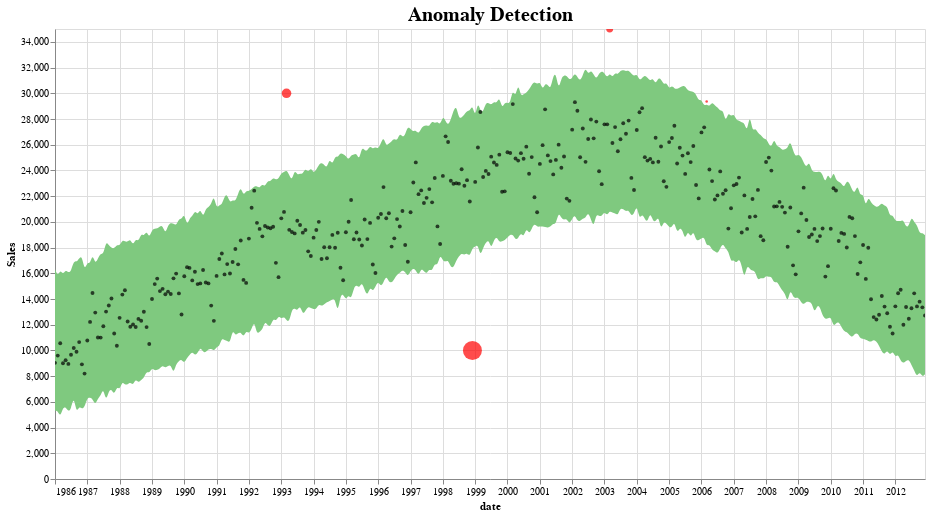

Notebook source saved alongside this figure:
### Code cell
import altair as alt
def plot_anomalies(forecasted):
    interval = alt.Chart(forecasted).mark_area(interpolate="basis", color = '#7FC97F').encode(
    x=alt.X('ds:T',  title ='date'),
    y='yhat_upper',
    y2='yhat_lower',
    tooltip=['ds', 'fact', 'yhat_lower', 'yhat_upper']
    ).interactive().properties(
        title='Anomaly Detection'
    )

    fact = alt.Chart(forecasted[forecasted.anomaly==0]).mark_circle(size=15, opacity=0.7, color = 'Black').encode(
        x='ds:T',
        y=alt.Y('fact', title='Sales'),    
        tooltip=['ds', 'fact', 'yhat_lower', 'yhat_upper']
    ).interactive()

    anomalies = alt.Chart(forecasted[forecasted.anomaly!=0]).mark_circle(size=30, color = 'Red').encode(
        x='ds:T',
        y=alt.Y('fact', title='Sales'),    
        tooltip=['ds', 'fact', 'yhat_lower', 'yhat_upper'],
        size = alt.Size( 'importance', legend=None)
    ).interactive()

    return alt.layer(interval, fact, anomalies)\
              .properties(width=870, height=450)\
              .configure_title(fontSize=20)
              
plot_anomalies(pred)

### Figure 1 — Vega-Lite specification as saved in the notebook (floating-point values rounded to 4 significant figures; data arrays with more than 128 entries replaced by an {"elided": "..."} marker saying what was removed)
{"config": {"view": {"continuousWidth": 400, "continuousHeight": 300}, "title": {"fontSize": 20}}, "layer": [{"data": {"name": "data-bed82b5e7fbfce255458c00754e1d9e5"}, "mark": {"type": "area", "color": "#7FC97F", "interpolate": "basis"}, "encoding": {"tooltip": [{"type": "temporal", "field": "ds"}, {"type": "quantitative", "field": "fact"}, {"type": "quantitative", "field": "yhat_lower"}, {"type": "quantitative", "field": "yhat_upper"}], "x": {"type": "temporal", "field": "ds", "title": "date"}, "y": {"type": "quantitative", "field": "yhat_upper"}, "y2": {"field": "yhat_lower"}}, "selection": {"selector001": {"type": "interval", "bind": "scales", "encodings": ["x", "y"]}}, "title": "Anomaly Detection"}, {"data": {"name": "data-3ea3d14ae900cd8970b996e82861d227"}, "mark": {"type": "circle", "color": "Black", "opacity": 0.7, "size": 15}, "encoding": {"tooltip": [{"type": "temporal", "field": "ds"}, {"type": "quantitative", "field": "fact"}, {"type": "quantitative", "field": "yhat_lower"}, {"type": "quantitative", "field": "yhat_upper"}], "x": {"type": "temporal", "field": "ds"}, "y": {"type": "quantitative", "field": "fact", "title": "Sales"}}, "selection": {"selector002": {"type": "interval", "bind": "scales", "encodings": ["x", "y"]}}}, {"data": {"name": "data-593c75e5813de3b6183651f13316c0c6"}, "mark": {"type": "circle", "color": "Red", "size": 30}, "encoding": {"size": {"type": "quantitative", "field": "importance", "legend": null}, "tooltip": [{"type": "temporal", "field": "ds"}, {"type": "quantitative", "field": "fact"}, {"type": "quantitative", "field": "yhat_lower"}, {"type": "quantitative", "field": "yhat_upper"}], "x": {"type": "temporal", "field": "ds"}, "y": {"type": "quantitative", "field": "fact", "title": "Sales"}}, "selection": {"selector003": {"type": "interval", "bind": "scales", "encodings": ["x", "y"]}}}], "height": 450, "width": 870, "$schema": "https://vega.github.io/schema/vega-lite/v4.8.1.json", "datasets": {"data-bed82b5e7fbfce255458c00754e1d9e5": {"elided": "324 records"}, "data-3ea3d14ae900cd8970b996e82861d227": {"elided": "320 records"}, "data-593c75e5813de3b6183651f13316c0c6": [{"ds": "1993-03-01T00:00:00", "trend": 18120.0, "yhat": 18120.0, "yhat_lower": 12350.0, "yhat_upper": 24050.0, "fact": 30000, "anomaly": 1, "importance": 0.1982}, {"ds": "1998-12-01T00:00:00", "trend": 23180.0, "yhat": 23180.0, "yhat_lower": 18000.0, "yhat_upper": 29140.0, "fact": 10000, "anomaly": -1, "importance": 0.7997}, {"ds": "2003-03-01T00:00:00", "trend": 26130.0, "yhat": 26130.0, "yhat_lower": 20880.0, "yhat_upper": 31590.0, "fact": 35000, "anomaly": 1, "importance": 0.09733}, {"ds": "2006-03-01T00:00:00", "trend": 23830.0, "yhat": 23830.0, "yhat_lower": 18070.0, "yhat_upper": 29190.0, "fact": 29367, "anomaly": 1, "importance": 0.006123}]}}
